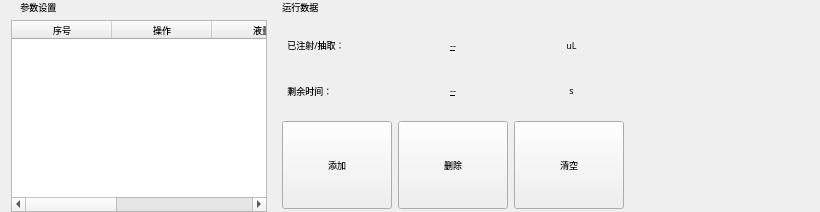
     <widget class="QWidget" name="customPage">
      <layout class="QHBoxLayout" name="horizontalLayout">
       <property name="topMargin">
        <number>0</number>
       </property>
       <property name="bottomMargin">
        <number>0</number>
       </property>
       <item>
        <widget class="QWidget" name="widget" native="true">
         <property name="minimumSize">
          <size>
           <width>0</width>
           <height>0</height>
          </size>
         </property>
         <property name="maximumSize">
          <size>
           <width>16777215</width>
           <height>16777215</height>
          </size>
         </property>
         <property name="font">
          <font>
           <family>Microsoft YaHei</family>
           <pointsize>7</pointsize>
          </font>
         </property>
         <layout class="QVBoxLayout" name="verticalLayout_16">
          <property name="leftMargin">
           <number>0</number>
          </property>
          <property name="topMargin">
           <number>0</number>
          </property>
          <property name="rightMargin">
           <number>0</number>
          </property>
          <property name="bottomMargin">
           <number>0</number>
          </property>
          <item>
           <widget class="QLabel" name="label_3">
            <property name="font">
             <font>
              <family>Microsoft YaHei</family>
              <pointsize>7</pointsize>
             </font>
            </property>
            <property name="text">
             <string>    参数设置</string>
            </property>
           </widget>
          </item>
          <item>
           <widget class="tableWidget_radius" name="widget_tabel" native="true">
            <property name="font">
             <font>
              <family>Microsoft YaHei</family>
              <pointsize>7</pointsize>
             </font>
            </property>
            <layout class="QVBoxLayout" name="verticalLayout_9">
             <property name="spacing">
              <number>0</number>
             </property>
             <property name="leftMargin">
              <number>0</number>
             </property>
             <property name="topMargin">
              <number>0</number>
             </property>
             <property name="rightMargin">
              <number>0</number>
             </property>
             <property name="bottomMargin">
              <number>0</number>
             </property>
             <item>
              <widget class="QTableWidget" name="tableWidget">
               <property name="font">
                <font>
                 <family>Microsoft YaHei</family>
                 <pointsize>7</pointsize>
                 <weight>50</weight>
                 <italic>false</italic>
                 <bold>false</bold>
                </font>
               </property>
               <property name="styleSheet">
                <string notr="true">
font:QFont(6px,&quot;Microsoft YaHei&quot;);</string>
               </property>
               <column>
                <property name="text">
                 <string>序号</string>
                </property>
               </column>
               <column>
                <property name="text">
                 <string>操作</string>
                </property>
               </column>
               <column>
                <property name="text">
                 <string>液量</string>
                </property>
               </column>
               <column>
                <property name="text">
                 <string>速度</string>
                </property>
               </column>
               <column>
                <property name="text">
                 <string>延时</string>
                </property>
               </column>
              </widget>
             </item>
            </layout>
           </widget>
          </item>
         </layout>
        </widget>
       </item>
       <item>
        <widget class="QWidget" name="widget_6" native="true">
         <property name="minimumSize">
          <size>
           <width>0</width>
           <height>0</height>
          </size>
         </property>
         <property name="font">
          <font>
           <family>Microsoft YaHei</family>
           <pointsize>7</pointsize>
          </font>
         </property>
         <layout class="QHBoxLayout" name="horizontalLayout_5">
          <property name="leftMargin">
           <number>0</number>
          </property>
          <property name="topMargin">
           <number>0</number>
          </property>
          <property name="rightMargin">
           <number>20</number>
          </property>
          <property name="bottomMargin">
           <number>0</number>
          </property>
          <item>
           <layout class="QVBoxLayout" name="verticalLayout">
            <item>
             <widget class="QLabel" name="label_2">
              <property name="font">
               <font>
                <family>Microsoft YaHei</family>
                <pointsize>7</pointsize>
               </font>
              </property>
              <property name="text">
               <string>    运行数据</string>
              </property>
             </widget>
            </item>
            <item>
             <widget class="QWidget" name="widget_runningData_2" native="true">
              <property name="sizePolicy">
               <sizepolicy hsizetype="Expanding" vsizetype="Expanding">
                <horstretch>0</horstretch>
                <verstretch>0</verstretch>
               </sizepolicy>
              </property>
              <property name="minimumSize">
               <size>
                <width>0</width>
                <height>0</height>
               </size>
              </property>
              <property name="maximumSize">
               <size>
                <width>16777215</width>
                <height>16777215</height>
               </size>
              </property>
              <property name="font">
               <font>
                <family>Microsoft YaHei</family>
                <pointsize>7</pointsize>
               </font>
              </property>
              <layout class="QGridLayout" name="gridLayout_10">
               <property name="leftMargin">
                <number>5</number>
               </property>
               <property name="topMargin">
                <number>5</number>
               </property>
               <property name="rightMargin">
                <number>5</number>
               </property>
               <property name="bottomMargin">
                <number>5</number>
               </property>
               <item row="1" column="2">
                <widget class="QLabel" name="label_restTime">
                 <property name="sizePolicy">
                  <sizepolicy hsizetype="Expanding" vsizetype="Preferred">
                   <horstretch>0</horstretch>
                   <verstretch>0</verstretch>
                  </sizepolicy>
                 </property>
                 <property name="font">
                  <font>
                   <family>Microsoft YaHei</family>
                   <pointsize>7</pointsize>
                  </font>
                 </property>
                 <property name="text">
                  <string>s</string>
                 </property>
                 <property name="alignment">
                  <set>Qt::AlignCenter</set>
                 </property>
                </widget>
               </item>
               <item row="0" column="1">
                <widget class="QLabel" name="label_already_3">
                 <property name="sizePolicy">
                  <sizepolicy hsizetype="Expanding" vsizetype="Preferred">
                   <horstretch>0</horstretch>
                   <verstretch>0</verstretch>
                  </sizepolicy>
                 </property>
                 <property name="minimumSize">
                  <size>
                   <width>80</width>
                   <height>0</height>
                  </size>
                 </property>
                 <property name="font">
                  <font>
                   <family>Microsoft YaHei</family>
                   <pointsize>7</pointsize>
                   <underline>true</underline>
                  </font>
                 </property>
                 <property name="text">
                  <string>--</string>
                 </property>
                 <property name="alignment">
                  <set>Qt::AlignCenter</set>
                 </property>
                </widget>
               </item>
               <item row="1" column="0">
                <widget class="QLabel" name="label_27">
                 <property name="sizePolicy">
                  <sizepolicy hsizetype="Expanding" vsizetype="Preferred">
                   <horstretch>0</horstretch>
                   <verstretch>0</verstretch>
                  </sizepolicy>
                 </property>
                 <property name="font">
                  <font>
                   <family>Microsoft YaHei</family>
                   <pointsize>7</pointsize>
                  </font>
                 </property>
                 <property name="text">
                  <string>    剩余时间：</string>
                 </property>
                 <property name="alignment">
                  <set>Qt::AlignLeading|Qt::AlignLeft|Qt::AlignVCenter</set>
                 </property>
                </widget>
               </item>
               <item row="1" column="1">
                <widget class="QLabel" name="label_leftTime_3">
                 <property name="sizePolicy">
                  <sizepolicy hsizetype="Expanding" vsizetype="Preferred">
                   <horstretch>0</horstretch>
                   <verstretch>0</verstretch>
                  </sizepolicy>
                 </property>
                 <property name="minimumSize">
                  <size>
                   <width>80</width>
                   <height>0</height>
                  </size>
                 </property>
                 <property name="font">
                  <font>
                   <family>Microsoft YaHei</family>
                   <pointsize>7</pointsize>
                   <underline>true</underline>
                  </font>
                 </property>
                 <property name="text">
                  <string>--</string>
                 </property>
                 <property name="alignment">
                  <set>Qt::AlignCenter</set>
                 </property>
                </widget>
               </item>
               <item row="0" column="0">
                <widget class="QLabel" name="label_28">
                 <property name="sizePolicy">
                  <sizepolicy hsizetype="Expanding" vsizetype="Preferred">
                   <horstretch>0</horstretch>
                   <verstretch>0</verstretch>
                  </sizepolicy>
                 </property>
                 <property name="font">
                  <font>
                   <family>Microsoft YaHei</family>
                   <pointsize>7</pointsize>
                  </font>
                 </property>
                 <property name="text">
                  <string>    已注射/抽取：</string>
                 </property>
                 <property name="alignment">
                  <set>Qt::AlignLeading|Qt::AlignLeft|Qt::AlignVCenter</set>
                 </property>
                </widget>
               </item>
               <item row="0" column="2">
                <widget class="QLabel" name="label_alreadyUnits_3">
                 <property name="sizePolicy">
                  <sizepolicy hsizetype="Expanding" vsizetype="Preferred">
                   <horstretch>0</horstretch>
                   <verstretch>0</verstretch>
                  </sizepolicy>
                 </property>
                 <property name="font">
                  <font>
                   <family>Microsoft YaHei</family>
                   <pointsize>7</pointsize>
                  </font>
                 </property>
                 <property name="text">
                  <string>uL</string>
                 </property>
                 <property name="alignment">
                  <set>Qt::AlignCenter</set>
                 </property>
                </widget>
               </item>
              </layout>
             </widget>
            </item>
            <item>
             <widget class="QWidget" name="widget_customPushbuttons" native="true">
              <property name="font">
               <font>
                <family>Microsoft YaHei</family>
                <pointsize>7</pointsize>
               </font>
              </property>
              <layout class="QHBoxLayout" name="horizontalLayout_27">
               <property name="topMargin">
                <number>0</number>
               </property>
               <property name="bottomMargin">
                <number>3</number>
               </property>
               <item>
                <widget class="QToolButton" name="toolButton">
                 <property name="sizePolicy">
                  <sizepolicy hsizetype="Preferred" vsizetype="Preferred">
                   <horstretch>0</horstretch>
                   <verstretch>0</verstretch>
                  </sizepolicy>
                 </property>
                 <property name="minimumSize">
                  <size>
                   <width>110</width>
                   <height>88</height>
                  </size>
                 </property>
                 <property name="maximumSize">
                  <size>
                   <width>110</width>
                   <height>88</height>
                  </size>
                 </property>
                 <property name="font">
                  <font>
                   <family>Microsoft YaHei</family>
                   <pointsize>7</pointsize>
                  </font>
                 </property>
                 <property name="text">
                  <string>添加</string>
                 </property>
                 <property name="icon">
                  <iconset resource="../PadUI.qrc">
                   <normaloff>:/icons/qrcs/icons/add.png</normaloff>:/icons/qrcs/icons/add.png</iconset>
                 </property>
                 <property name="iconSize">
                  <size>
                   <width>40</width>
                   <height>40</height>
                  </size>
                 </property>
                 <property name="toolButtonStyle">
                  <enum>Qt::ToolButtonTextUnderIcon</enum>
                 </property>
                </widget>
               </item>
               <item>
                <widget class="QToolButton" name="toolButton_2">
                 <property name="sizePolicy">
                  <sizepolicy hsizetype="Preferred" vsizetype="Preferred">
                   <horstretch>0</horstretch>
                   <verstretch>0</verstretch>
                  </sizepolicy>
                 </property>
                 <property name="minimumSize">
                  <size>
                   <width>110</width>
                   <height>88</height>
                  </size>
                 </property>
                 <property name="maximumSize">
                  <size>
                   <width>110</width>
                   <height>88</height>
                  </size>
                 </property>
                 <property name="font">
                  <font>
                   <family>Microsoft YaHei</family>
                   <pointsize>7</pointsize>
                  </font>
                 </property>
                 <property name="text">
                  <string>删除</string>
                 </property>
                 <property name="icon">
                  <iconset resource="../PadUI.qrc">
                   <normaloff>:/icons/qrcs/icons/delete.png</normaloff>:/icons/qrcs/icons/delete.png</iconset>
                 </property>
                 <property name="iconSize">
                  <size>
                   <width>40</width>
                   <height>40</height>
                  </size>
                 </property>
                 <property name="toolButtonStyle">
                  <enum>Qt::ToolButtonTextUnderIcon</enum>
                 </property>
                </widget>
               </item>
               <item>
                <widget class="QToolButton" name="toolButton_3">
                 <property name="sizePolicy">
                  <sizepolicy hsizetype="Preferred" vsizetype="Preferred">
                   <horstretch>0</horstretch>
                   <verstretch>0</verstretch>
                  </sizepolicy>
                 </property>
                 <property name="minimumSize">
                  <size>
                   <width>110</width>
                   <height>88</height>
                  </size>
                 </property>
                 <property name="maximumSize">
                  <size>
                   <width>110</width>
                   <height>88</height>
                  </size>
                 </property>
                 <property name="font">
                  <font>
                   <family>Microsoft YaHei</family>
                   <pointsize>7</pointsize>
                  </font>
                 </property>
                 <property name="text">
                  <string>清空</string>
                 </property>
                 <property name="icon">
                  <iconset resource="../PadUI.qrc">
                   <normaloff>:/icons/qrcs/icons/clear.png</normaloff>:/icons/qrcs/icons/clear.png</iconset>
                 </property>
                 <property name="iconSize">
                  <size>
                   <width>40</width>
                   <height>40</height>
                  </size>
                 </property>
                 <property name="toolButtonStyle">
                  <enum>Qt::ToolButtonTextUnderIcon</enum>
                 </property>
                </widget>
               </item>
              </layout>
             </widget>
            </item>
           </layout>
          </item>
          <item>
           <widget class="cirlceprogressBar" name="widget_bar_2" native="true">
            <property name="minimumSize">
             <size>
              <width>150</width>
              <height>150</height>
             </size>
            </property>
            <property name="maximumSize">
             <size>
              <width>150</width>
              <height>150</height>
             </size>
            </property>
            <property name="font">
             <font>
              <family>Microsoft YaHei</family>
              <pointsize>7</pointsize>
             </font>
            </property>
           </widget>
          </item>
         </layout>
        </widget>
       </item>
      </layout>
     </widget>
